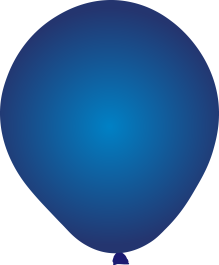
#> input picture Resized_Balloon/Blue_Balloon.png, 219 x 265 px
$ python detection_from_color.py
#> lines starting #> are read from the running program, lines starting #| are printed output that depends on the picture; after the words box and inside, x2 and y2 are one past the last pixel; in counts of white or black regions, pixels touching at a corner belong together
import cv2 as cv
import numpy as np
import matplotlib.pyplot as plt
img = cv.imread("Resized_Balloon/Blue_Balloon.png")
#> img is the input picture: shape (265, 219, 3); mean B, G, R 173.3, 129.1, 89
hsv = cv.cvtColor(img, cv.COLOR_BGR2HSV)
#> hsv: shape (265, 219, 3); mean H, S, V 77.2, 150, 173.3
lower_blue = hsv[100][50][0] - 10,100,100
#> lower_blue = (94, 100, 100)
upper_blue = hsv[100][50][0] + 10,255,255
#> upper_blue = (114, 255, 255)
# print(lower_blue,upper_blue)
# plt.imshow(cv.cvtColor(img, cv.COLOR_BGR2RGB))
# plt.show()
lower_blue = np.array(lower_blue)
#> lower_blue = [94, 100, 100]
upper_blue = np.array(upper_blue)
#> upper_blue = [114, 255, 255]
all_img = cv.imread("Balloon/AllBalloon.png")
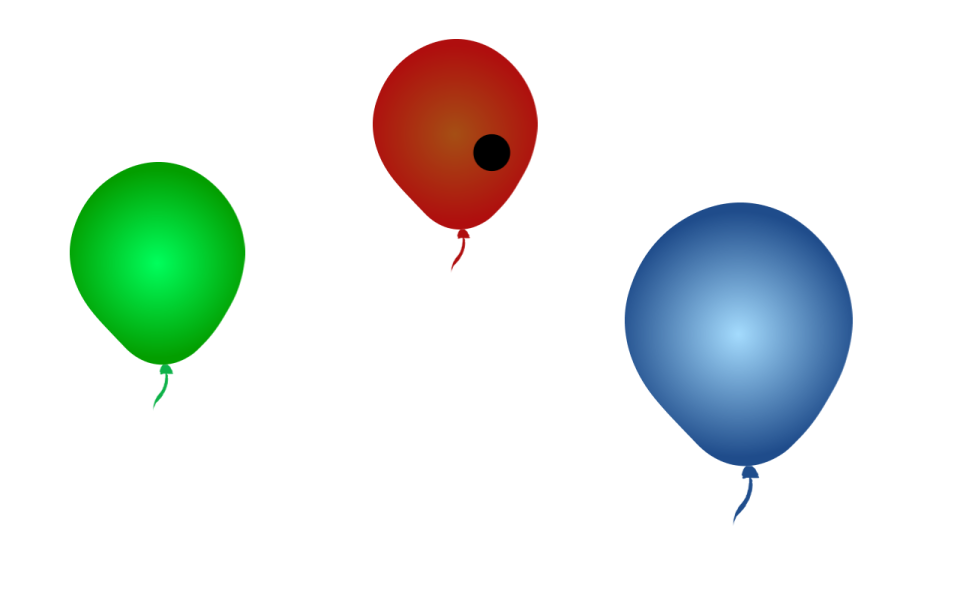
#> input picture Resized_Balloon/AllBalloon.png, 960 x 600 px, found by its file name
#> all_img is the input picture: shape (600, 960, 3); mean B, G, R 228.8, 232.8, 225.5
hsv_all = cv.cvtColor(all_img, cv.COLOR_BGR2HSV)
#> hsv_all: shape (600, 960, 3); mean H, S, V 11.7, 32.4, 242.3
mask = cv.inRange(hsv_all, lower_blue, upper_blue)
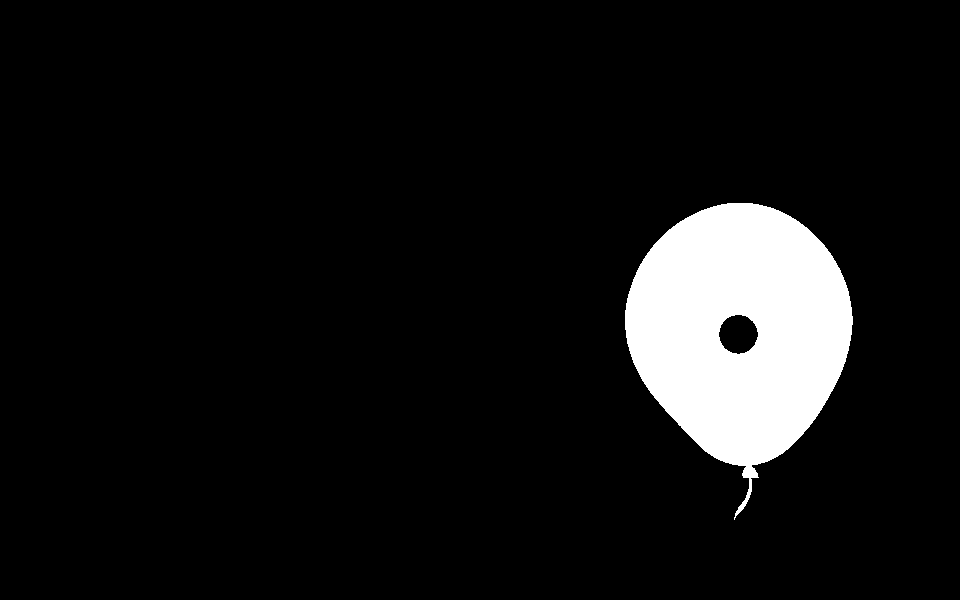
#> mask: shape (600, 960); 7.6% white; 1 white region, box (x1, y1, x2, y2) and area: (625, 203, 853, 520) 43855
masked = cv.bitwise_and(all_img, all_img, mask=mask)
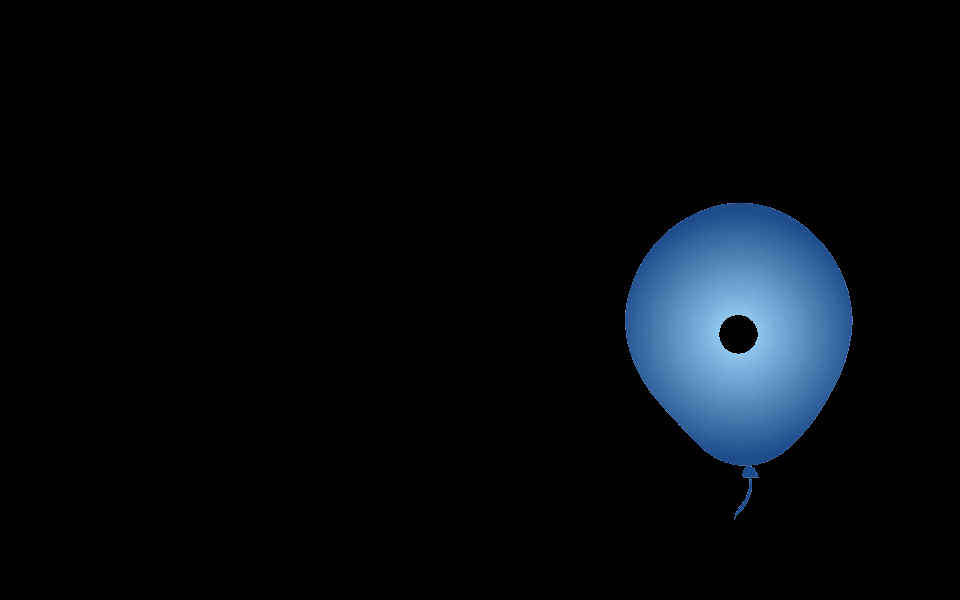
#> masked: shape (600, 960, 3); mean B, G, R 13.5, 9.4, 5.7
cv.imshow("Masked",masked)
cv.waitKey(0)
cv.destroyAllWindows()
